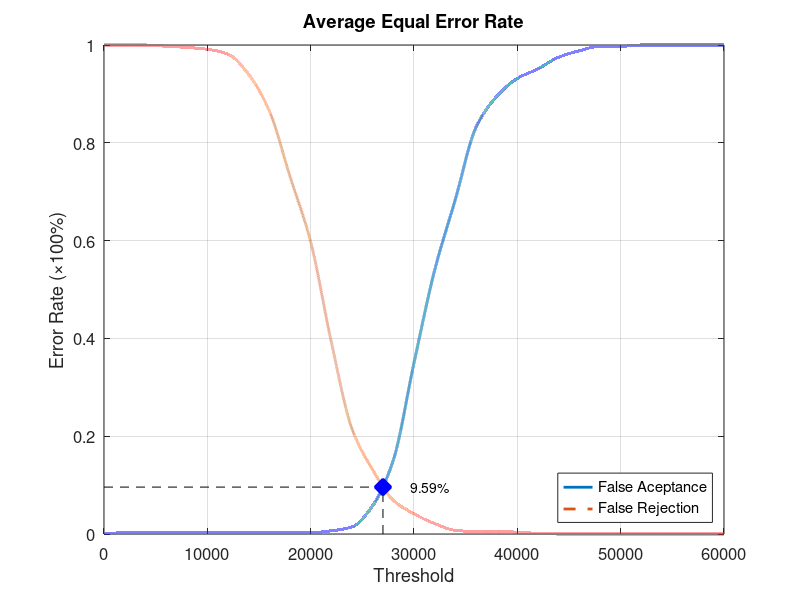
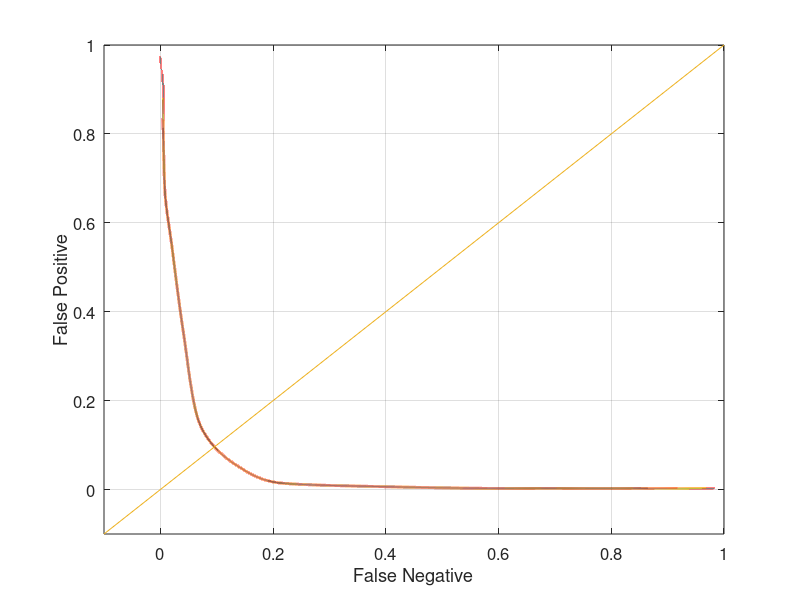

Here is the MATLAB script that generated these plots, in order:
function yEER = Experiment2Average
close all;
clear;
clc;
x = 0:2000:60000;
xq = 0:0.5:60000;

y0 = [0 0.00263158 0.00263158 0.00263158 0.00263158 0.00263158 0.00263158 0.00263158 0.00263158 0.00263158 0.00263158 0.00657895 0.0144737 0.0578947 0.151316 0.35 0.539474 0.684211 0.831579 0.894737 0.931579 0.951316 0.975 0.988158 0.997368 0.997368 1 1 1 1 1];
yy0 = interp1(x, y0, xq, 'pchip');
y1 = [1 1 1 0.9975 0.995 0.99125 0.98125 0.94 0.865 0.73125 0.5975 0.3925 0.215 0.13125 0.06875 0.04125 0.02125 0.0075 0.005 0.005 0.00375 0.00125 0 0 0 0 0 0 0 0 0];
yy1 = interp1(x, y1, xq, 'pchip');

% Calculating EER: 
y2 = abs(y0 - y1);
find(y2 == min(y2))
yy2 = abs(yy0 - yy1);
xEER = find(yy2 == min(yy2));
xEERIndex = xq(xEER) % X-axis EER
yEER = yy0(xEER) % Y-axis EER

main = figure
plot(xq, yy0,'-','LineWidth', 2);	hold on
plot(xq, yy1,'--','LineWidth', 2);	hold on
plot([xEERIndex xEERIndex], [0 yEER], 'k--');	hold on
plot([0 xEERIndex], [yEER yEER], 'k--');	hold on
plot(xEERIndex, yEER, 'bx', 'LineWidth', 10);	hold on
text(xEERIndex + 10 * xEERIndex / 100, yEER, [num2str(round((10000 * yEER)) / 100) '%'])
legend('False Aceptance', 'False Rejection', 'Location', 'SouthEast')
xlabel('Threshold')
ylabel('Error Rate (\times100%)')
title('Average Equal Error Rate')
set(gca, 'FontSize', 12)
axis([0 60000 0 1])
grid on

print(main, 'Experiment2AverageMain', '-dpng');
FNRxFPR = figure('Color', [1 1 1]);
plot(yy1, yy0, '-', yy1, yy0, 'LineWidth', 2);
hold on
y = -0.1:0.1:1
plot(y, y); 
set(gca, 'FontSize', 12)
xlabel('False Negative')
ylabel('False Positive')
axis([-0.1 1 -0.1 1])
set(gca, 'FontSize', 12)
grid on

print(FNRxFPR, 'Experiment2AverageFNRxFPR','-dpng');
end
